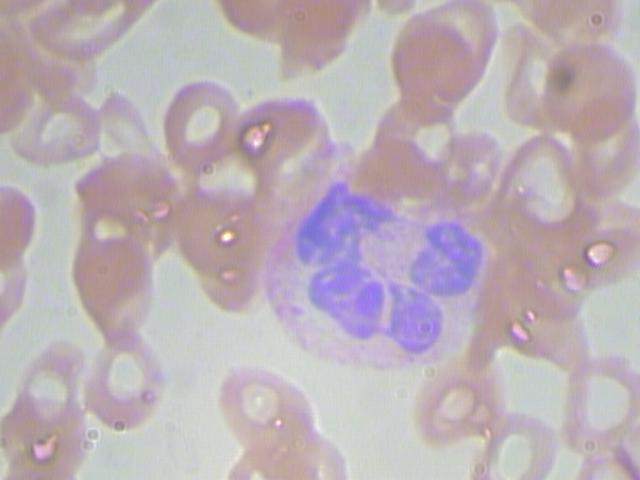
%> input picture BloodSeg/BloodImage_00000.jpg, 640 x 480 px
$ octave --eval "result = wbc_vogado(imread('BloodSeg/BloodImage_00000.jpg'));"   (GNU Octave 9; MATLAB toolbox functions it lacks are replaced by stand-ins)
%> lines starting %> are read from the running program, lines starting %| are printed output that depends on the picture
function [ A ] = wbc_vogado( f )
%% made some edit, to make more easy to debug
% original source code by @lhvogado at Aug 31, 2019
% modified by @elybin at Apr 10, 2020
%% if it's set into true, program 'll showing more detailed images
% parted in 6
show_detailed_figure = true;

image_rgb = f;  % send into figure (a)
%> image_rgb is the input picture: size 480x640x3 uint8; mean R, G, B 187.3, 175.5, 182.3
% pre-processing step, convert rgb into CIELAB (L*a*b)
transforma = makecform('srgb2lab');
lab = applycform(f,transforma);
%> lab: size 480x640x3 uint8; mean of channels 1, 2, 3 185.6, 133.6, 126.1
L = lab(:,:,1);
A = lab(:,:,2);
B = lab(:,:,3); % the bcomponent
lab_y = B; % send into figure (c)

AD = imadd(L,B);
f = im2double(f); % convert uint8 into double (don't really know what it is)
r = f(:,:,1); % red channel (rgb)
r = imadjust(r);
g = f(:,:,2);
g = imadjust(g);
b = f(:,:,3);
b = imadjust(b);
c = 1-r;
c = imadjust(c);
m = 1-g;
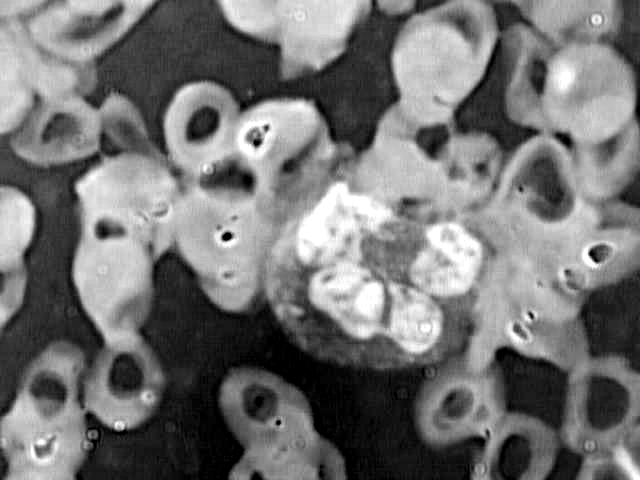
%> m: size 480x640 double; min 0, max 1, mean 0.453

cmyk_m = m; % send into figure (b)
% add median filter into M component of CMYK
% previously it set to 3x3. but, i changed to 7x7 referenced into tuhe
% original paper
m = medfilt2(m, [7 7]); % updated in 13/04/2016 - 6:15

cmyk_m_con_med  = m; % send into figure (d)

m = imadjust(m);
% m = imadjust(m);

y = 1-b;
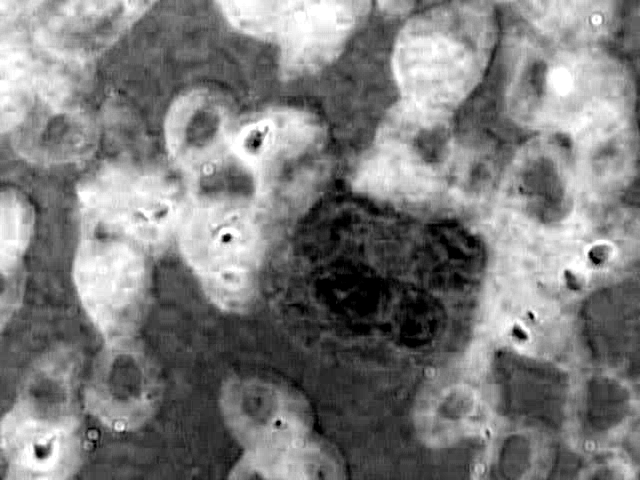
%> y: size 480x640 double; min 0, max 1, mean 0.491
y = imadjust(y);
AD = mat2gray(B);
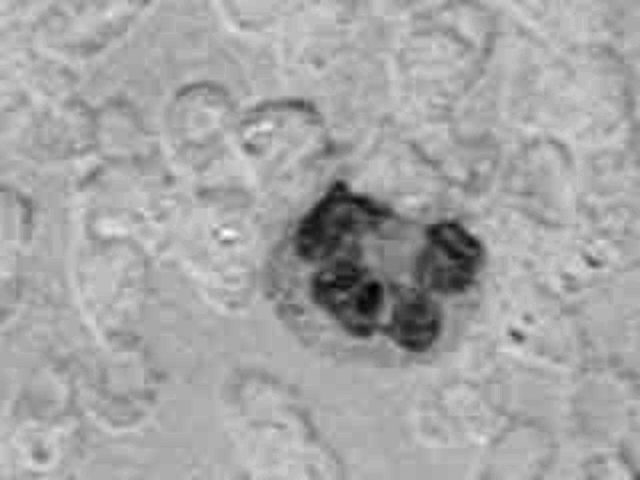
%> AD: size 480x640 double; min 0, max 1, mean 0.649
% AD = imadjust(AD);
AD = medfilt2(AD, [7 7]);
lab_y_con_med = AD;  % send into figure (e)
% subtract the M and b
sub = imsubtract(m,AD);
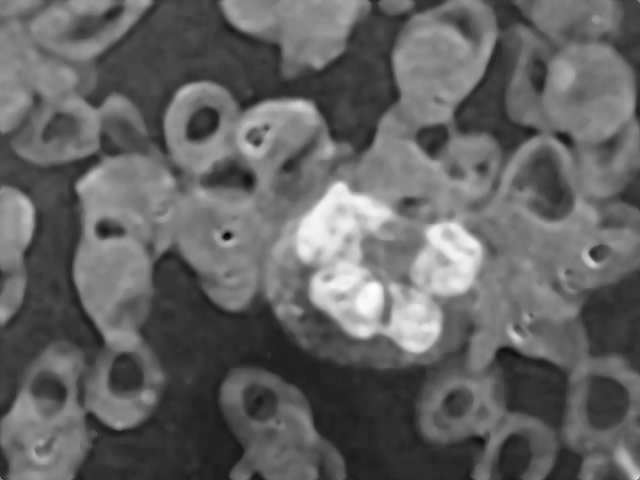
%> sub: size 480x640 double; min -0.943, max 0.977, mean -0.191; drawn with min black and max white
img_subt = sub; %  send into figure (f)

CMY = cat(3,c,m,y);
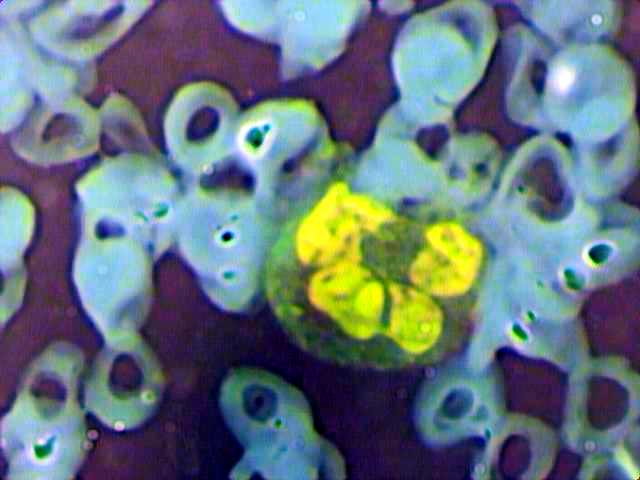
%> CMY: size 480x640x3 double; mean R, G, B 0.396, 0.458, 0.491
F = cat(3,r,g,b);
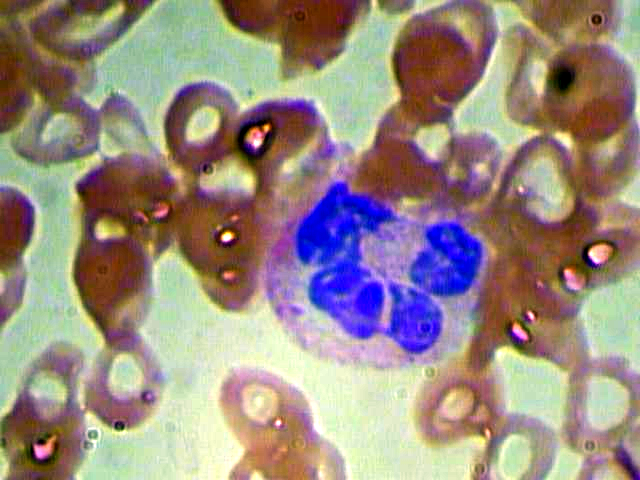
%> F: size 480x640x3 double; mean R, G, B 0.604, 0.547, 0.509
%%
LEN = 21;
THETA = 11;
PSF = fspecial('motion', LEN, THETA);
wnr1 = deconvwnr(sub,PSF,0);
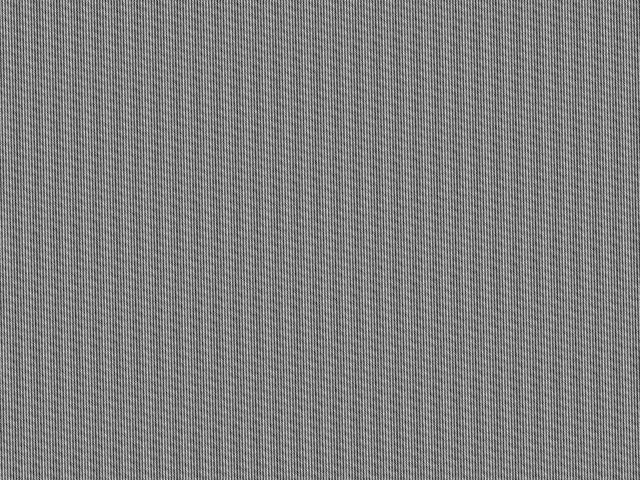
%> wnr1: size 480x640 double; min -241.8, max 240.4, mean -0.2; drawn with min black and max white
% figure, imshow(wnr1);
%%
ab = double(CMY(:,:,1:3));
nrows = (size(ab,1));
%> nrows = 480
ncols = (size(ab,2));
%> ncols = 640
ab = reshape(ab,nrows*ncols,3);

nrows = (size(c,1));
ncols = (size(c,2));
[x, y] = size(c);
%> x = 480; y = 640
data = [sub(:)];
nColors = 3; % Quantidade de grupos

%> (the run ends here)
